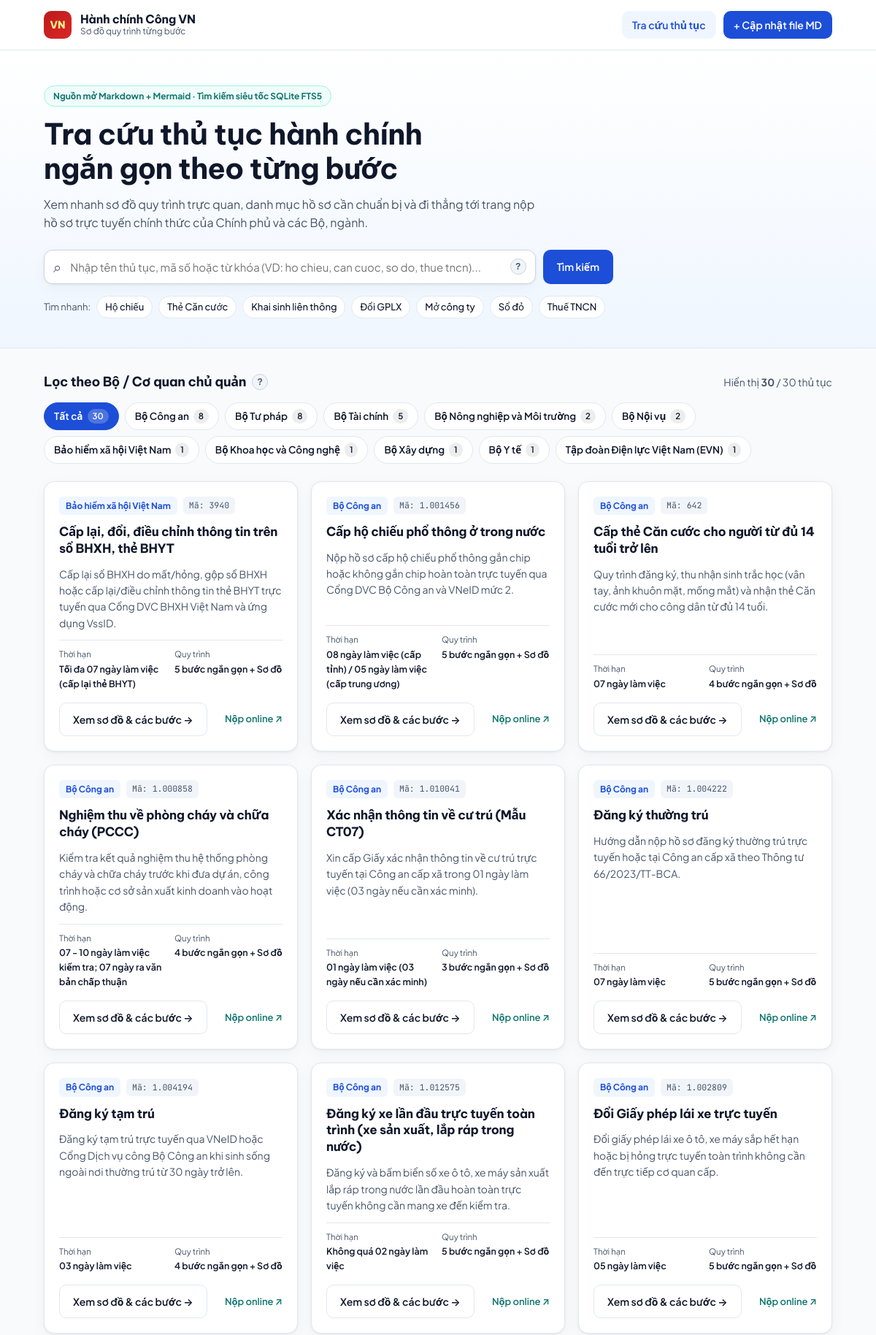
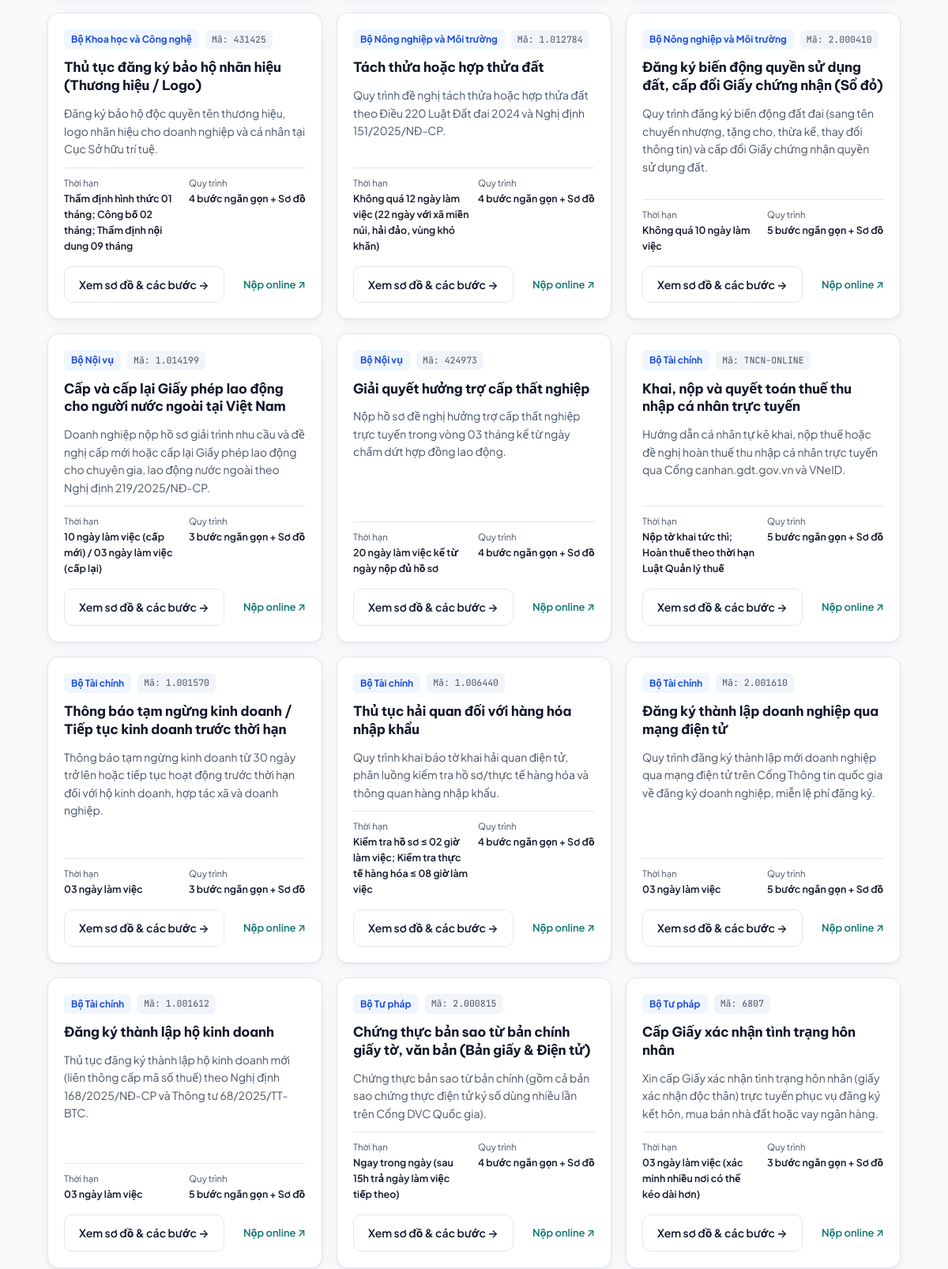
The page / (upper part) on the database its author committed (2 pictures, top to bottom).
### tables this page shows
CREATE TABLE procedures (
                    id              INTEGER PRIMARY KEY AUTOINCREMENT,
                    slug            TEXT NOT NULL UNIQUE,
                    code            TEXT NOT NULL DEFAULT '',
                    title           TEXT NOT NULL,
                    ministry        TEXT NOT NULL DEFAULT '',
                    sector          TEXT NOT NULL DEFAULT '',
                    level           TEXT NOT NULL DEFAULT '',
                    online_level    TEXT NOT NULL DEFAULT '',
                    processing_time TEXT NOT NULL DEFAULT '',
                    fee             TEXT NOT NULL DEFAULT '',
                    official_url    TEXT NOT NULL DEFAULT '',
                    portal_url      TEXT NOT NULL DEFAULT '',
                    portal_name     TEXT NOT NULL DEFAULT '',
                    tags_json       TEXT NOT NULL DEFAULT '[]',
                    summary         TEXT NOT NULL DEFAULT '',
                    mermaid_code    TEXT NOT NULL DEFAULT '',
                    steps_json      TEXT NOT NULL DEFAULT '[]',
                    body_markdown   TEXT NOT NULL DEFAULT '',
                    body_html       TEXT NOT NULL DEFAULT '',
                    source_path     TEXT NOT NULL DEFAULT '',
                    content_hash    TEXT NOT NULL DEFAULT '',
                    updated_at      TEXT NOT NULL DEFAULT '',
                    search_plain    TEXT NOT NULL DEFAULT ''
                );

### app/main.py (the view)
    @app.get("/", response_class=HTMLResponse)
    def home(
        request: Request,
        q: str = Query(default="", max_length=150),
        ministry: str = Query(default="", max_length=120),
        sector: str = Query(default="", max_length=120),
    ):
        ensure_initialized()
        items = repo.search(q=q, ministry=ministry, sector=sector)
        facets = repo.list_facets()
        total_all = repo.count()
        return templates.TemplateResponse(
            request=request,
            name="index.html",
            context={
                "items": items,
                "facets": facets,
                "q": q,
                "selected_ministry": ministry,
                "selected_sector": sector,
                "total_all": total_all,
                "engine_name": repo.engine_name,
            },
        )

### app/templates/index.html (shortened to what this page needs)
{% extends "base.html" %}
{% block content %}
<section class="hero">
  <div class="container">
    <div class="hero-badge">
      {% if "PostgreSQL" in engine_name %}
      Nguồn mở Markdown + Mermaid · Tối ưu tìm kiếm PostgreSQL
      {% else %}
      Nguồn mở Markdown + Mermaid · Tìm kiếm siêu tốc SQLite FTS5
      {% endif %}
    </div>
    <h1>Tra cứu thủ tục hành chính<br />ngắn gọn theo từng bước</h1>
    <p class="hero-sub">
      Xem nhanh sơ đồ quy trình trực quan, danh mục hồ sơ cần chuẩn bị và đi thẳng tới trang nộp hồ sơ trực tuyến chính thức của Chính phủ và các Bộ, ngành.
    </p>
    <form action="/" method="get" class="search-box" role="search">
      <div class="search-input-wrap">
        <span class="search-icon" aria-hidden="true">⌕</span>
        <input
          type="text"
          name="q"
          id="searchInput"
          value="{{ q }}"
          placeholder="Nhập tên thủ tục, mã số hoặc từ khóa (VD: ho chieu, can cuoc, so do, thue tncn)..."
          autocomplete="off"
        />
        <button type="button" class="help-tip" aria-label="Hướng dẫn tìm kiếm">
          ?
        </button>
      </div>
      <button type="submit" class="btn btn-primary">Tìm kiếm</button>
    </form>
    <div class="quick-tags">
      <span class="muted">Tìm nhanh:</span>
      <a href="/?q=hộ chiếu" class="chip">Hộ chiếu</a>
      <a href="/?q=căn cước" class="chip">Thẻ Căn cước</a>
      <a href="/?q=khai sinh" class="chip">Khai sinh liên thông</a>
      <a href="/?q=gplx" class="chip">Đổi GPLX</a>
      <a href="/?q=doanh nghiệp" class="chip">Mở công ty</a>
      <a href="/?q=sổ đỏ" class="chip">Sổ đỏ</a>
      <a href="/?q=thuế tncn" class="chip">Thuế TNCN</a>
    </div>
  </div>
</section>
<section class="container section-block">
  <div class="filter-header">
    <div class="filter-title-row">
      <h2>Lọc theo Bộ / Cơ quan chủ quản</h2>
      <button type="button" class="help-tip" aria-label="Giải thích bộ lọc">
        ?
      </button>
    </div>
    <span class="result-count">Hiển thị <strong>{{ items|length }}</strong> / {{ total_all }} thủ tục</span>
  </div>
  <div class="ministry-pills">
    <a href="/{% if q %}?q={{ q }}{% endif %}" class="pill {% if not selected_ministry %}active{% endif %}">
      Tất cả <span class="pill-count">{{ total_all }}</span>
    </a>
    {% for m in facets.ministries %}
    <a
      href="/?ministry={{ m.name | urlencode }}{% if q %}&q={{ q | urlencode }}{% endif %}"
      class="pill {% if selected_ministry == m.name %}active{% endif %}"
    >
      {{ m.name }} <span class="pill-count">{{ m.count }}</span>
    </a>
    {% endfor %}
  </div>
  {% if items %}
  <div class="cards-grid">
    {% for item in items %}
    <article class="proc-card">
      <div class="card-top">
        <span class="badge-ministry">{{ item.ministry }}</span>
        {% if item.code %}
        <span class="badge-code">Mã: {{ item.code }}</span>
        {% endif %}
      </div>
      <h3 class="card-title">
        <a href="/thu-tuc/{{ item.slug }}">{{ item.title }}</a>
      </h3>
      <p class="card-summary">{{ item.summary }}</p>
      <div class="card-meta">
        {% if item.processing_time %}
        <div class="meta-item">
          <span class="meta-label">Thời hạn</span>
          <span class="meta-val">{{ item.processing_time }}</span>
        </div>
        {% endif %}
        {% if item.steps %}
        <div class="meta-item">
          <span class="meta-label">Quy trình</span>
          <span class="meta-val">{{ item.steps|length }} bước ngắn gọn + Sơ đồ</span>
        </div>
        {% endif %}
      </div>
      <div class="card-actions">
        <a href="/thu-tuc/{{ item.slug }}" class="btn btn-secondary">Xem sơ đồ & các bước →</a>
        {% if item.portal_url %}
        <a href="{{ item.portal_url }}" target="_blank" rel="noopener noreferrer" class="link-external" title="Mở trang nộp hồ sơ chính thức">
          Nộp online ↗
        </a>
        {% endif %}
      </div>
    </article>
    {% endfor %}
  </div>
  {% endif %}
</section>
{% endblock %}

### app/templates/base.html (shortened to what this page needs)
<!DOCTYPE html>
<html lang="vi">
<head>
  <link rel="stylesheet" href="/static/style.css" />
</head>
<body>
  <header class="topbar">
    <div class="container topbar-inner">
      <a href="/" class="brand">
        <span class="brand-mark" aria-hidden="true">VN</span>
        <span class="brand-text">
          <strong>Hành chính Công VN</strong>
          <small>Sơ đồ quy trình từng bước</small>
        </span>
      </a>
      <nav class="nav-links">
        <a href="/" class="nav-link {% if request.url.path == '/' %}active{% endif %}">Tra cứu thủ tục</a>
        <a href="/cap-nhat" class="nav-link nav-cta {% if request.url.path.startswith('/cap-nhat') %}active{% endif %}">+ Cập nhật file MD</a>
      </nav>
    </div>
  </header>
  <main class="main-content">
    {% block content %}{% endblock %}
  </main>
</body>
</html>

### rows shown on the page
procedures: ministry "Bảo hiểm xã hội Việt Nam", code "3940", title "Cấp lại, đổi, điều chỉnh thông tin trên sổ BHXH, thẻ BHYT", summary "Cấp lại sổ BHXH do mất/hỏng, gộp sổ BHXH hoặc cấp lại/điều chỉnh thông tin thẻ BHYT trực tuyến qua Cổng DVC BHXH Việt Nam và ứng dụng VssID.", processing_time "Tối đa 07 ngày làm việc (cấp lại thẻ BHYT)", steps|length "5"
procedures: ministry "Bộ Công an", code "1.001456", title "Cấp hộ chiếu phổ thông ở trong nước", summary "Nộp hồ sơ cấp hộ chiếu phổ thông gắn chip hoặc không gắn chip hoàn toàn trực tuyến qua Cổng DVC Bộ Công an và VNeID mức 2.", processing_time "08 ngày làm việc (cấp tỉnh) / 05 ngày làm việc (cấp trung ương)", steps|length "5"
procedures: ministry "Bộ Công an", code "642", title "Cấp thẻ Căn cước cho người từ đủ 14 tuổi trở lên", summary "Quy trình đăng ký, thu nhận sinh trắc học (vân tay, ảnh khuôn mặt, mống mắt) và nhận thẻ Căn cước mới cho công dân từ đủ 14 tuổi.", processing_time "07 ngày làm việc", steps|length "4"
procedures: ministry "Bộ Công an", code "1.000858", title "Nghiệm thu về phòng cháy và chữa cháy (PCCC)", summary "Kiểm tra kết quả nghiệm thu hệ thống phòng cháy và chữa cháy trước khi đưa dự án, công trình hoặc cơ sở sản xuất kinh doanh vào hoạt động.", processing_time "07 - 10 ngày làm việc kiểm tra; 07 ngày ra văn bản chấp thuận", steps|length "4"
procedures: ministry "Bộ Công an", code "1.010041", title "Xác nhận thông tin về cư trú (Mẫu CT07)", summary "Xin cấp Giấy xác nhận thông tin về cư trú trực tuyến tại Công an cấp xã trong 01 ngày làm việc (03 ngày nếu cần xác minh).", processing_time "01 ngày làm việc (03 ngày nếu cần xác minh)", steps|length "3"
procedures: ministry "Bộ Công an", code "1.004222", title "Đăng ký thường trú", summary "Hướng dẫn nộp hồ sơ đăng ký thường trú trực tuyến hoặc tại Công an cấp xã theo Thông tư 66/2023/TT-BCA.", processing_time "07 ngày làm việc", steps|length "5"
procedures: ministry "Bộ Công an", code "1.004194", title "Đăng ký tạm trú", summary "Đăng ký tạm trú trực tuyến qua VNeID hoặc Cổng Dịch vụ công Bộ Công an khi sinh sống ngoài nơi thường trú từ 30 ngày trở lên.", processing_time "03 ngày làm việc", steps|length "4"
procedures: ministry "Bộ Công an", code "1.012575", title "Đăng ký xe lần đầu trực tuyến toàn trình (xe sản xuất, lắp ráp trong nước)", summary "Đăng ký và bấm biển số xe ô tô, xe máy sản xuất lắp ráp trong nước lần đầu hoàn toàn trực tuyến không cần mang xe đến kiểm tra.", processing_time "Không quá 02 ngày làm việc", steps|length "5"
procedures: ministry "Bộ Công an", code "1.002809", title "Đổi Giấy phép lái xe trực tuyến", summary "Đổi giấy phép lái xe ô tô, xe máy sắp hết hạn hoặc bị hỏng trực tuyến toàn trình không cần đến trực tiếp cơ quan cấp.", processing_time "05 ngày làm việc", steps|length "5"
procedures: ministry "Bộ Khoa học và Công nghệ", code "431425", title "Thủ tục đăng ký bảo hộ nhãn hiệu (Thương hiệu / Logo)", summary "Đăng ký bảo hộ độc quyền tên thương hiệu, logo nhãn hiệu cho doanh nghiệp và cá nhân tại Cục Sở hữu trí tuệ.", processing_time "Thẩm định hình thức 01 tháng; Công bố 02 tháng; Thẩm định nội dung 09 tháng", steps|length "4"
procedures: ministry "Bộ Nông nghiệp và Môi trường", code "1.012784", title "Tách thửa hoặc hợp thửa đất", summary "Quy trình đề nghị tách thửa hoặc hợp thửa đất theo Điều 220 Luật Đất đai 2024 và Nghị định 151/2025/NĐ-CP.", processing_time "Không quá 12 ngày làm việc (22 ngày với xã miền núi, hải đảo, vùng khó khăn)", steps|length "4"
procedures: ministry "Bộ Nông nghiệp và Môi trường", code "2.000410", title "Đăng ký biến động quyền sử dụng đất, cấp đổi Giấy chứng nhận (Sổ đỏ)", summary "Quy trình đăng ký biến động đất đai (sang tên chuyển nhượng, tặng cho, thừa kế, thay đổi thông tin) và cấp đổi Giấy chứng nhận quyền sử dụng đất.", processing_time "Không quá 10 ngày làm việc", steps|length "5"
procedures: ministry "Bộ Nội vụ", code "1.014199", title "Cấp và cấp lại Giấy phép lao động cho người nước ngoài tại Việt Nam", summary "Doanh nghiệp nộp hồ sơ giải trình nhu cầu và đề nghị cấp mới hoặc cấp lại Giấy phép lao động cho chuyên gia, lao động nước ngoài theo Nghị định 219/2025/NĐ-CP.", processing_time "10 ngày làm việc (cấp mới) / 03 ngày làm việc (cấp lại)", steps|length "3"
procedures: ministry "Bộ Nội vụ", code "424973", title "Giải quyết hưởng trợ cấp thất nghiệp", summary "Nộp hồ sơ đề nghị hưởng trợ cấp thất nghiệp trực tuyến trong vòng 03 tháng kể từ ngày chấm dứt hợp đồng lao động.", processing_time "20 ngày làm việc kể từ ngày nộp đủ hồ sơ", steps|length "4"
procedures: ministry "Bộ Tài chính", code "TNCN-ONLINE", title "Khai, nộp và quyết toán thuế thu nhập cá nhân trực tuyến", summary "Hướng dẫn cá nhân tự kê khai, nộp thuế hoặc đề nghị hoàn thuế thu nhập cá nhân trực tuyến qua Cổng canhan.gdt.gov.vn và VNeID.", processing_time "Nộp tờ khai tức thì; Hoàn thuế theo thời hạn Luật Quản lý thuế", steps|length "5"
procedures: ministry "Bộ Tài chính", code "1.001570", title "Thông báo tạm ngừng kinh doanh / Tiếp tục kinh doanh trước thời hạn", summary "Thông báo tạm ngừng kinh doanh từ 30 ngày trở lên hoặc tiếp tục hoạt động trước thời hạn đối với hộ kinh doanh, hợp tác xã và doanh nghiệp.", processing_time "03 ngày làm việc", steps|length "3"
procedures: ministry "Bộ Tài chính", code "1.006440", title "Thủ tục hải quan đối với hàng hóa nhập khẩu", summary "Quy trình khai báo tờ khai hải quan điện tử, phân luồng kiểm tra hồ sơ/thực tế hàng hóa và thông quan hàng nhập khẩu.", processing_time "Kiểm tra hồ sơ ≤ 02 giờ làm việc; Kiểm tra thực tế hàng hóa ≤ 08 giờ làm việc", steps|length "4"
procedures: ministry "Bộ Tài chính", code "2.001610", title "Đăng ký thành lập doanh nghiệp qua mạng điện tử", summary "Quy trình đăng ký thành lập mới doanh nghiệp qua mạng điện tử trên Cổng Thông tin quốc gia về đăng ký doanh nghiệp, miễn lệ phí đăng ký.", processing_time "03 ngày làm việc", steps|length "5"
procedures: ministry "Bộ Tài chính", code "1.001612", title "Đăng ký thành lập hộ kinh doanh", summary "Thủ tục đăng ký thành lập hộ kinh doanh mới (liên thông cấp mã số thuế) theo Nghị định 168/2025/NĐ-CP và Thông tư 68/2025/TT-BTC.", processing_time "03 ngày làm việc", steps|length "5"
procedures: ministry "Bộ Tư pháp", code "2.000815", title "Chứng thực bản sao từ bản chính giấy tờ, văn bản (Bản giấy & Điện tử)", summary "Chứng thực bản sao từ bản chính (gồm cả bản sao chứng thực điện tử ký số dùng nhiều lần trên Cổng DVC Quốc gia).", processing_time "Ngay trong ngày (sau 15h trả ngày làm việc tiếp theo)", steps|length "4"
procedures: ministry "Bộ Tư pháp", code "6807", title "Cấp Giấy xác nhận tình trạng hôn nhân", summary "Xin cấp Giấy xác nhận tình trạng hôn nhân (giấy xác nhận độc thân) trực tuyến phục vụ đăng ký kết hôn, mua bán nhà đất hoặc vay ngân hàng.", processing_time "03 ngày làm việc (xác minh nhiều nơi có thể kéo dài hơn)", steps|length "3"

### other values the page prints
{{ items|length }} "30"
{{ total_all }} "30"
{{ m.name }} "Bộ Công an" "Bộ Tư pháp" "Bộ Tài chính" "Bộ Nông nghiệp và Môi trường" "Bộ Nội vụ" "Bảo hiểm xã hội Việt Nam" "Bộ Khoa học và Công nghệ" "Bộ Xây dựng" "Bộ Y tế" "Tập đoàn Điện lực Việt Nam (EVN)"
{{ m.count }} "8" "8" "5" "2" "2" "1" "1" "1" "1" "1"
